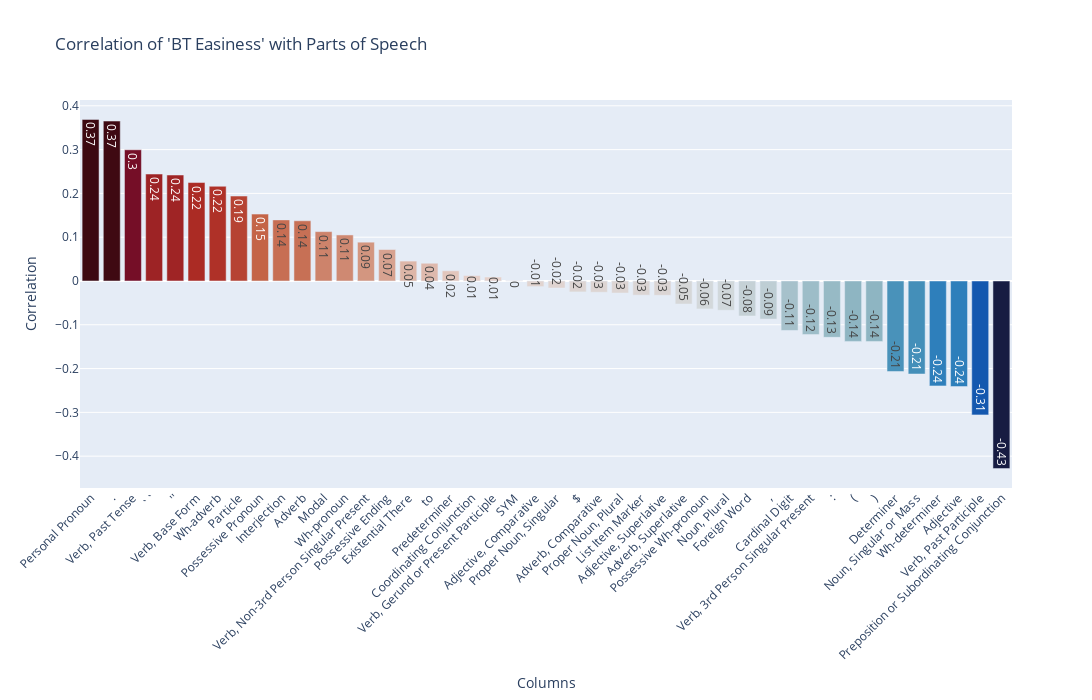

Source (notebook cell):
### Markdown cell above
I plot the correlation between BT Easiness and Parts of Speech counts below.  There does appear to be a relatively strong correlation with certain parts of speech and BT Easiness.

### Code cell
origins_df = pd.DataFrame(df["BT Easiness"]).join(
    pd.DataFrame(df["pos_counts"].tolist()).fillna(0)
)

correlation_matrix = origins_df.corr()
bt_easiness_corr = correlation_matrix["BT Easiness"]
sorted_index = bt_easiness_corr.sort_values(ascending=False).index
bt_easiness_corr = bt_easiness_corr[sorted_index]
bt_easiness_corr = bt_easiness_corr.drop("BT Easiness")

import plotly.graph_objects as go

fig = go.Figure(
    data=go.Bar(
        x=bt_easiness_corr.index,
        y=bt_easiness_corr.values,
        marker=dict(color=bt_easiness_corr.values, colorscale="balance"),
        text=bt_easiness_corr.values.round(2),
        textposition="inside",
        cliponaxis=True,
    )
)

fig.update_traces(textangle=90)

fig.update_layout(
    title="Correlation of 'BT Easiness' with Parts of Speech",
    xaxis_title="Columns",
    yaxis_title="Correlation",
    xaxis_tickangle=-45,
    yaxis=dict(automargin=True),
    uniformtext_minsize=12,
    uniformtext_mode="show",
    height=700,
    width=1200,
)

fig.show()

### Figure 1 — Plotly figure (JSON) as saved in the notebook; plotly's stock layout.template omitted (floating-point values rounded to 4 significant figures)
{"data": [{"cliponaxis": true, "marker": {"color": [0.369, 0.3652, 0.2996, 0.2443, 0.242, 0.2248, 0.2163, 0.194, 0.1528, 0.1395, 0.1375, 0.1128, 0.1051, 0.08862, 0.07188, 0.04544, 0.04052, 0.02333, 0.01235, 0.009065, 0.0007205, -0.01283, -0.01607, -0.02498, -0.02571, -0.02757, -0.03245, -0.03271, -0.05269, -0.06386, -0.06689, -0.07996, -0.08702, -0.113, -0.1225, -0.1287, -0.1379, -0.138, -0.2067, -0.2125, -0.2396, -0.2411, -0.3058, -0.4284], "colorscale": [[0, "rgb(23, 28, 66)"], [0.09091, "rgb(41, 58, 143)"], [0.1818, "rgb(11, 102, 189)"], [0.2727, "rgb(69, 144, 185)"], [0.3636, "rgb(142, 181, 194)"], [0.4545, "rgb(210, 216, 219)"], [0.5455, "rgb(230, 210, 204)"], [0.6364, "rgb(213, 157, 137)"], [0.7273, "rgb(196, 101, 72)"], [0.8182, "rgb(172, 43, 36)"], [0.9091, "rgb(120, 14, 40)"], [1, "rgb(60, 9, 17)"]]}, "text": [0.37, 0.37, 0.3, 0.24, 0.24, 0.22, 0.22, 0.19, 0.15, 0.14, 0.14, 0.11, 0.11, 0.09, 0.07, 0.05, 0.04, 0.02, 0.01, 0.01, 0, -0.01, -0.02, -0.02, -0.03, -0.03, -0.03, -0.03, -0.05, -0.06, -0.07, -0.08, -0.09, -0.11, -0.12, -0.13, -0.14, -0.14, -0.21, -0.21, -0.24, -0.24, -0.31, -0.43], "textangle": 90, "textposition": "inside", "type": "bar", "x": ["Personal Pronoun", ".", "Verb, Past Tense", "``", "''", "Verb, Base Form", "Wh-adverb", "Particle", "Possessive Pronoun", "Interjection", "Adverb", "Modal", "Wh-pronoun", "Verb, Non-3rd Person Singular Present", "Possessive Ending", "Existential There", "to", "Predeterminer", "Coordinating Conjunction", "Verb, Gerund or Present Participle", "SYM", "Adjective, Comparative", "Proper Noun, Singular", "$", "Adverb, Comparative", "Proper Noun, Plural", "List Item Marker", "Adjective, Superlative", "Adverb, Superlative", "Possessive Wh-pronoun", "Noun, Plural", "Foreign Word", ",", "Cardinal Digit", "Verb, 3rd Person Singular Present", ":", "(", ")", "Determiner", "Noun, Singular or Mass", "Wh-determiner", "Adjective", "Verb, Past Participle", "Preposition or Subordinating Conjunction"], "y": [0.369, 0.3652, 0.2996, 0.2443, 0.242, 0.2248, 0.2163, 0.194, 0.1528, 0.1395, 0.1375, 0.1128, 0.1051, 0.08862, 0.07188, 0.04544, 0.04052, 0.02333, 0.01235, 0.009065, 0.0007205, -0.01283, -0.01607, -0.02498, -0.02571, -0.02757, -0.03245, -0.03271, -0.05269, -0.06386, -0.06689, -0.07996, -0.08702, -0.113, -0.1225, -0.1287, -0.1379, -0.138, -0.2067, -0.2125, -0.2396, -0.2411, -0.3058, -0.4284]}], "layout": {"height": 700, "title": {"text": "Correlation of 'BT Easiness' with Parts of Speech"}, "uniformtext": {"minsize": 12, "mode": "show"}, "width": 1200, "xaxis": {"tickangle": -45, "title": {"text": "Columns"}}, "yaxis": {"automargin": true, "title": {"text": "Correlation"}}}}
